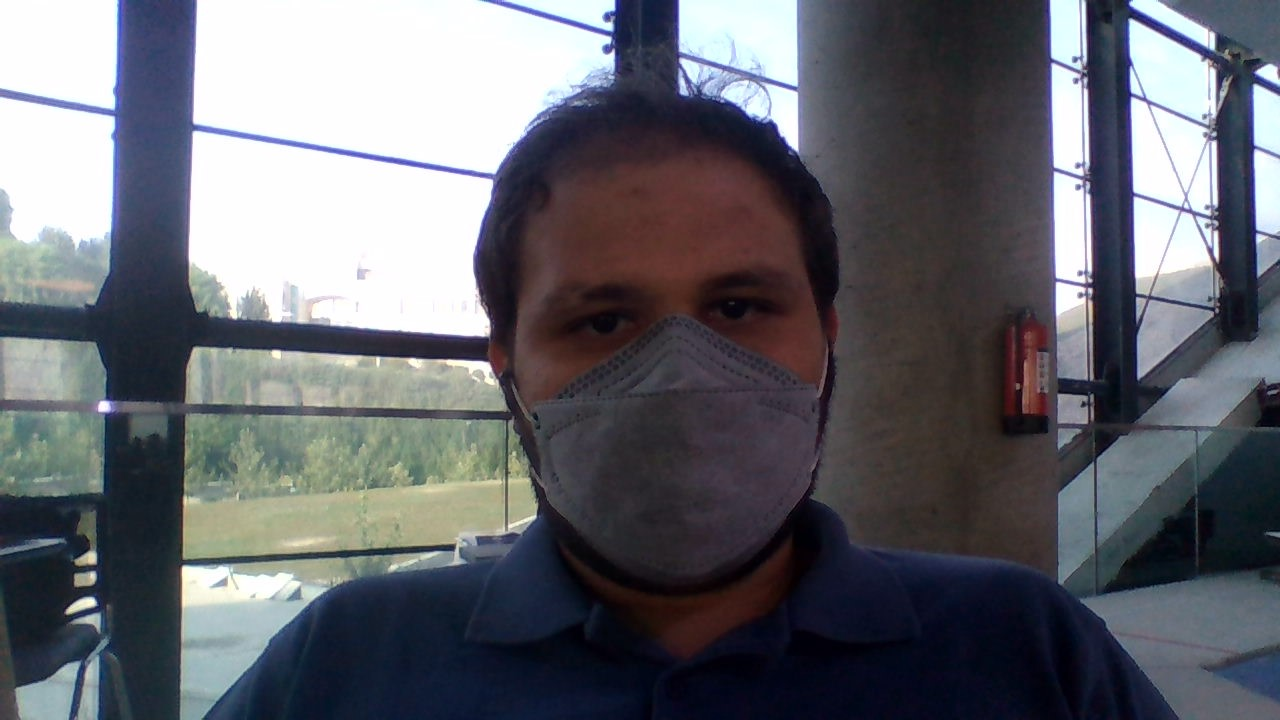
#> input picture 1-opencv on image/Hello.jpg, 1280 x 720 px
$ python 'Geometric Transformations-train.py'
#> lines starting #> are read from the running program, lines starting #| are printed output that depends on the picture
#https://docs.opencv.org/master/da/d6e/tutorial_py_geometric_transformations.html

import cv2 as cv
import numpy as np

img = cv.imread("Hello.jpg")
#> img is the input picture: shape (720, 1280, 3); mean B, G, R 108.9, 102.1, 100.6

#scale
#صرفا اسکیل میکنه چند مدل انترپولیشن داره، ولی فرقش رو نفهمیدم!
def scale(img,coefficient):
#> called with coefficient = 0.5
    height, width, _ = img.shape
#> height = 720; width = 1280
    return cv.resize(img,(int(coefficient*width), int(coefficient*height)),
                    interpolation=cv.INTER_AREA)
res2=scale(img, coefficient=0.5)

#change position
#یه ماتریس انتقال میسازی ضرب میکنی تو تصویر
def change_position_to(img,x,y):
#> called with x = 100, y = -300
    M = np.float32([
                 [1,0,x],
                 [0,1,y]
                 ])
    height, width, _ = img.shape
#> height = 720; width = 1280
    return cv.warpAffine(img,M,(width,height))
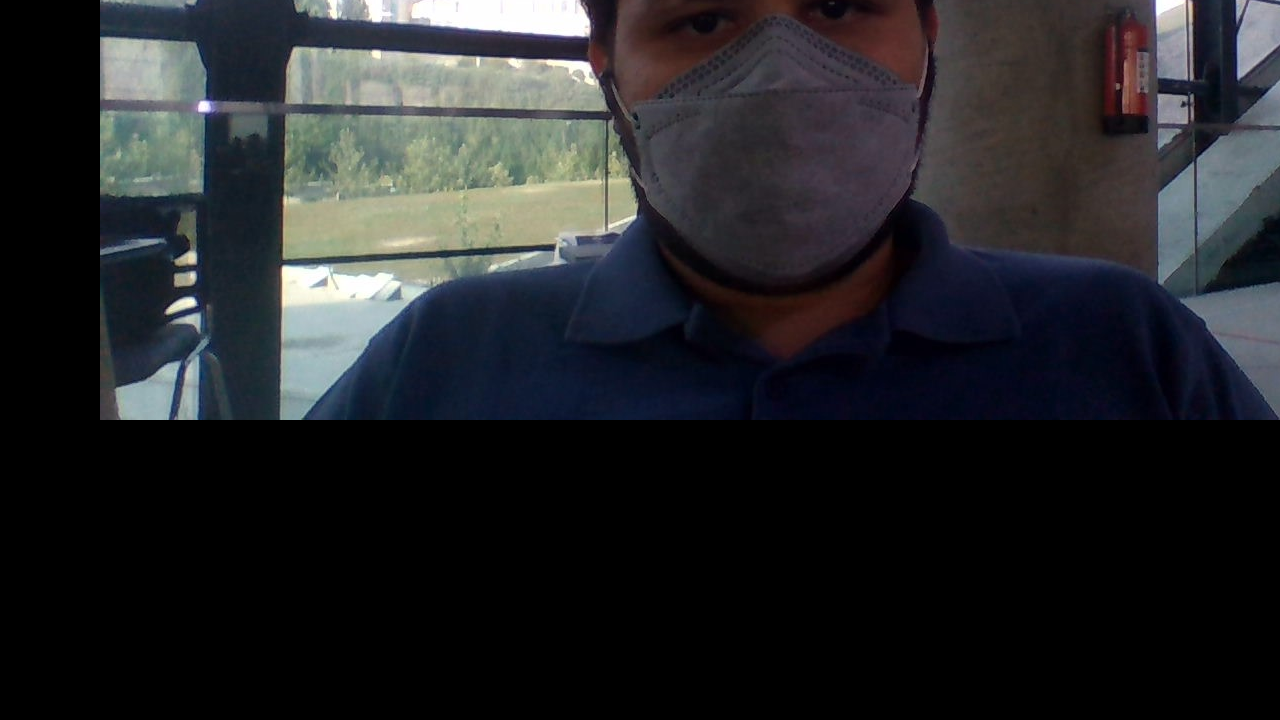
#> returned value: shape (720, 1280, 3); mean of channels 0, 1, 2 40.3, 37.7, 36.4; drawn as B, G, R
res3=change_position_to(img,x=100, y=-300)

#Rotaion
#یه ماتریس دوران داشتیم تو الک مغ، برای دوران اون رو برمیداره ضرب میکنه تو تصویر!
def rotaion(img,angel):
#> called with angel = 30
    height, width, _ = img.shape
#> height = 720; width = 1280
    M = cv.getRotationMatrix2D(((width-1)/2.0,(height-1)/2.0),angel,1)
    return cv.warpAffine(img,M,(width,height))
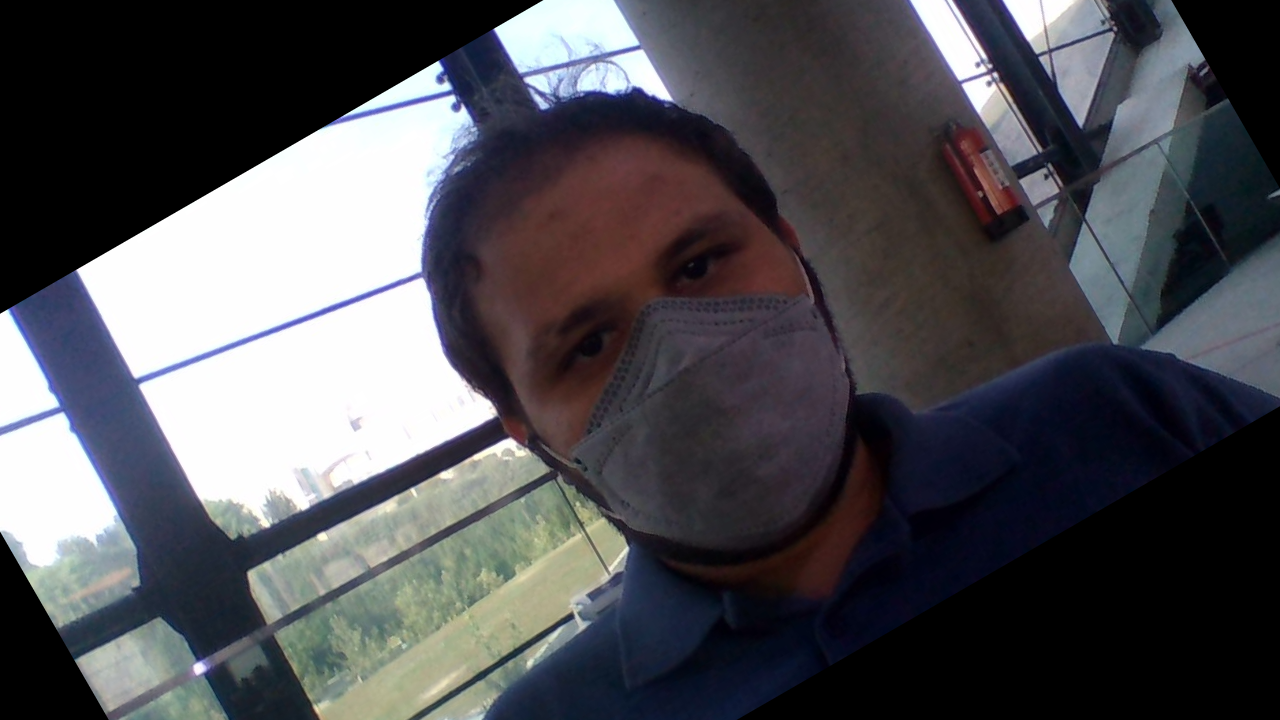
#> returned value: shape (720, 1280, 3); mean of channels 0, 1, 2 84.1, 79.4, 79.7; drawn as B, G, R
res4=rotaion(img, angel=30)


#affine transformation
#این چیز شاخ تری یه ندیده بودم ، یه ماتریس انتقال داریم که سه نقطه که به هم دیگه عمودن رو میدی، بعد 3 نقطه دیگه تو فضا رو میدی بهش که میخای روی اون مپ بشه، یه ماتریس انتقال برات میسازه ضرب میکنی دیگه
def affine_transformation(img,pst1,pst2):
    rows,cols,ch = img.shape
#> rows = 720; cols = 1280; ch = 3
    M = cv.getAffineTransform(pts1,pts2)
    return cv.warpAffine(img,M,(cols,rows))
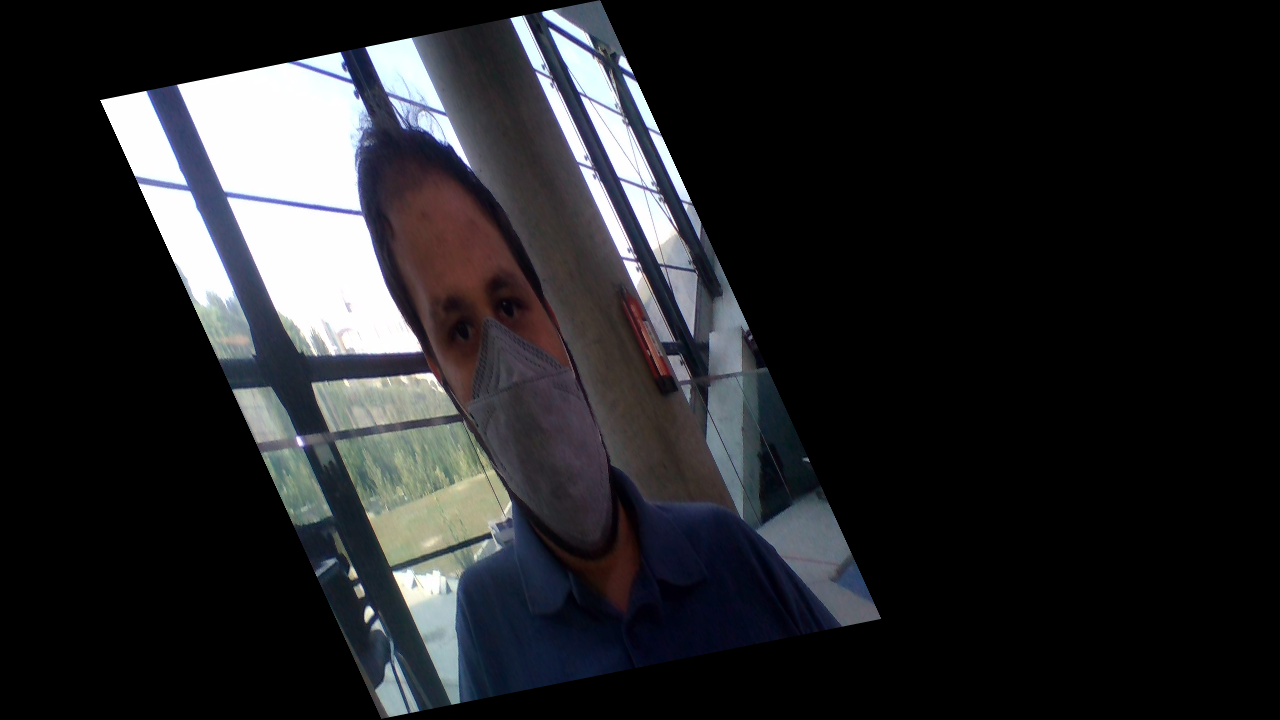
#> returned value: shape (720, 1280, 3); mean of channels 0, 1, 2 39.9, 37.4, 36.8; drawn as B, G, R
pts1 = np.float32([[0,0],[1280,0],[0,1280]])
pts2 = np.float32([[100,100],[600,0],[600,1200]])
res5=affine_transformation(img, pts1, pts2)

#Perspective Transformation
#این دیگه عاقبت ماتریس انتقال عه چهار تا نقطه میدی، بهت چهار تا نقطه میده، میتونی فوکوس کنی روش!
#مثلا تو camscanner احتمالا میاد سه نقطه رو تشخیص میده ، برعکس این تبدیل رو روش اعمال میکنه که تصویر صاف شه
#این خوراکه مسخره بازی های پروژه فعلیم هست!!!!!!!!!!!!!!!!!!!!!!!!!
#x,y= as output image
def Perspective_Transformation(img,pts1,x,y):
#> called with pts1 = array of shape (4, 2), x = 500, y = 500
    pts2 = np.float32([[0,0],[x,0],[0,y],[x,y]])
    M = cv.getPerspectiveTransform(pts1,pts2)
    return cv.warpPerspective(img,M,(x,y))
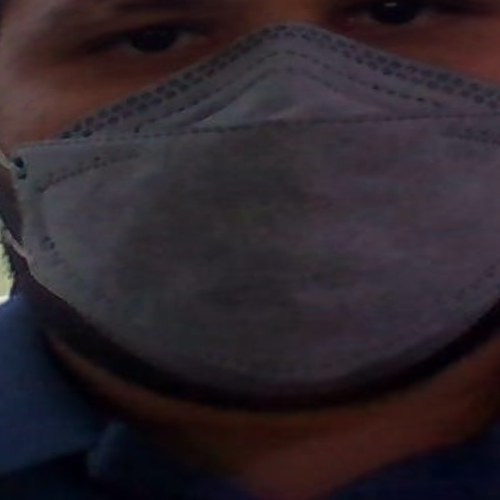
#> returned value: shape (500, 500, 3); mean of channels 0, 1, 2 43, 36.8, 45.5; drawn as B, G, R
pts1 = np.float32([[516,286],[788,303],[541,656],[783,651]])
res6=Perspective_Transformation(img, pts1=pts1, x=500,y=500)


cv.imshow("hey", res6)
cv.waitKey(0)
cv.destroyAllWindows()
